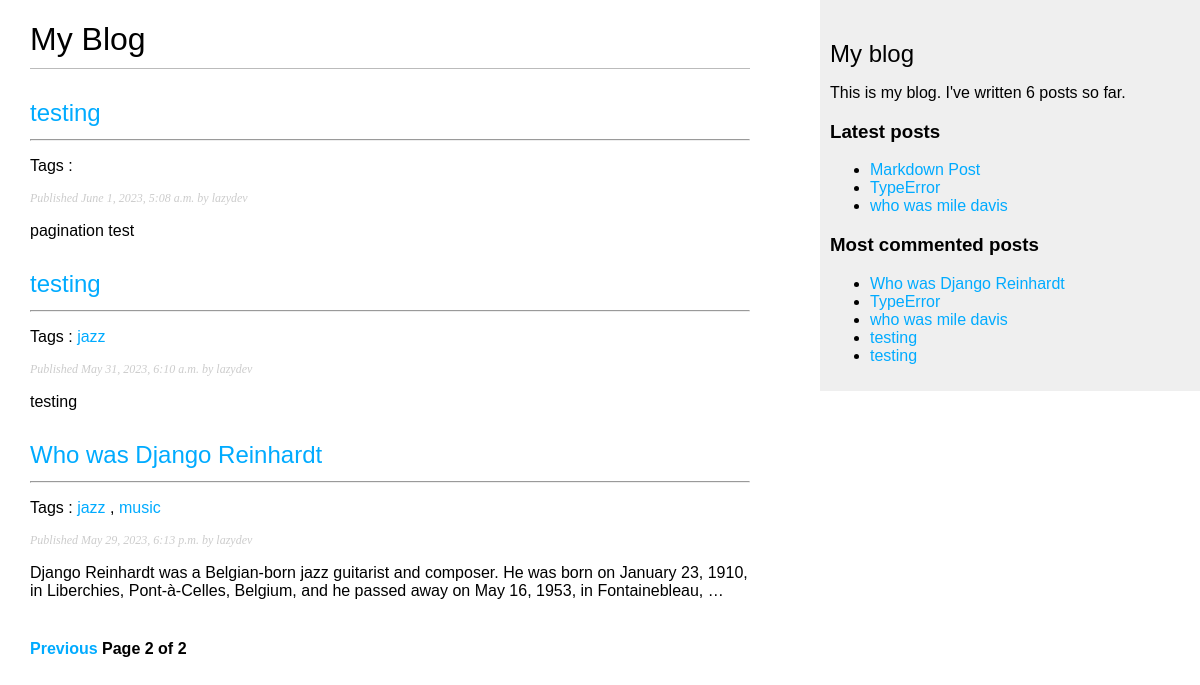
Screenshot of /blog/?page=2 with the database file from the repository.
### blog/models.py (models this page shows, shortened)
class Post(models.Model):
    class Status(models.TextChoices):
        DRAFT = 'DF', 'Draft'
        PUBLISHED = 'PB', 'Published'
    title = models.CharField(max_length=250)
    slug = models.SlugField(max_length=250, unique_for_date='publish')
    author = models.ForeignKey(User, on_delete=models.CASCADE, related_name='blog_posts')
    body = models.TextField()
    tags = TaggableManager()
    publish = models.DateTimeField(default=timezone.now)
    created = models.DateTimeField(auto_now_add=True)
    updated = models.DateTimeField(auto_now=True)
    status = models.CharField(max_length=2, choices=Status.choices, default=Status.DRAFT)
    objects = models.Manager()
    published = PublishedManager()
    class Meta:
        ordering = ['-publish']
        indexes = [
            models.Index(fields=['-publish']),
        ]
    def get_absolute_url(self):
        return reverse("blog:post_detail", args=[self.publish.year,
                                        self.publish.month,
                                        self.publish.day,
                                        self.slug])

### blog/views.py (the view)
# urls.py: path('', views.post_list, name='post_list'),
def post_list(request, tag_slug=None):
    post_list = Post.published.all()
    tag = None
    if tag_slug:
        tag = get_object_or_404(Tag, slug=tag_slug)
        post_list = post_list.filter(tags__in=[tag])
    paginator = Paginator(post_list, 3)
    page_number = request.GET.get('page', 1)
    try:
        posts = paginator.page(page_number)
    except PageNotAnInteger:
        posts = paginator.page(1)
    except EmptyPage:
        posts = paginator.page(paginator.num_pages)
    return render(request, 'blog/post/list.html',
                  {'posts': posts, 'tag':tag})

### blog/models.py (called while the page is built)
    def get_queryset(self):
        return super().get_queryset().filter(status=Post.Status.PUBLISHED)

### blog/templatetags/blog_tags.py (called while the page is built)
@register.simple_tag
def total_posts():
    return Post.published.count()

@register.inclusion_tag('blog/post/latest_posts.html')
def show_latest_posts(count=5):
    latest_posts = Post.published.order_by('-publish')[:count]
    return {'latest_posts': latest_posts}

@register.simple_tag
def get_most_commented_posts(count=5):
   return Post.published.annotate(total_comments=Count('comments')).order_by('-total_comments')[:count]

@register.filter(name='markdown')
def markdown_format(text):
   return mark_safe(markdown.markdown(text))

### blog/templates/blog/post/list.html (shortened to what this page needs)
{% extends "blog/base.html" %}
{% load blog_tags %}
{% block content %}
 <h1>My Blog</h1>
    {% for post in posts %}
 <h2>
 <a href="{{post.get_absolute_url}}">
    {{ post.title }}
 </a>
 <hr>
 </h2>
 <P class="tags">Tags :  {% for tag in post.tags.all %}
   <a href="{% url "blog:post_list_by_tag" tag.slug %}">
   {{ tag.name }}
   </a>
   {% if not forloop.last %}, {% endif %}
   {% endfor %}</P>
 <p class="date">
   Published {{ post.publish }} by {{ post.author }}
 </p>
 {{ post.body|markdown|truncatewords_html:30 }}
 {% endfor %}
 {% include 'pagination.html' with page=posts%}
{% endblock %}

### blog/templates/blog/base.html (shortened to what this page needs)
{% load blog_tags %}
{% load static %}
<!DOCTYPE html>
<html>
    <head>
        <link href="{% static "css/blog.css" %}" rel="stylesheet">
    </head>
    <body>
        <div id="content">
            {% block content %}
            {% endblock %}
        </div>
        <div id="sidebar">
            <h2>My blog</h2>
            <p>This is my blog.
            I've written {% total_posts %} posts so far.</p>
            <h3>Latest posts</h3>
            {% show_latest_posts 3 %}
            <h3>Most commented posts</h3>
            {% get_most_commented_posts as most_commented_posts %}
            <ul>
            {% for post in most_commented_posts %}
            <li>
            <a href="{{ post.get_absolute_url }}">{{ post.title }}</a>
            </li>
            {% endfor %}
        </div>
    </body>
</html>

### blog/templates/blog/post/latest_posts.html
<ul>
    {% for post in latest_posts %}
    <li>
    <a href="{{ post.get_absolute_url }}">{{ post.title }}</a>
    </li>
    {% endfor %}
</ul>

### blog/static/css/blog.css (style rules this page uses)
body { margin:0; padding:0; font-family:helvetica, sans-serif; }
a { color:#00abff; text-decoration:none; }
h1 { font-weight:normal; border-bottom:1px solid #bbb; padding:0 0 10px 0; }
h2 { font-weight:normal; margin:30px 0 0; }
#content { float:left; width:60%; padding:0 0 0 30px; }
#sidebar { float:right; width:30%; padding:10px; background:#efefef; height:100%; }
p.date { color:#ccc; font-family: georgia, serif; font-size: 12px; font-style: italic; }

### rows the page displays
Post: title "testing", publish "June 1, 2023, 5:08 a.m.", author "lazydev", body "pagination test"
Post: title "testing", publish "May 31, 2023, 6:10 a.m.", author "lazydev", body "testing"
Tag: name "jazz"
Post: title "Who was Django Reinhardt", publish "May 29, 2023, 6:13 p.m.", author "lazydev", body "Django Reinhardt was a Belgian-born jazz guitarist and composer. He was born on January 23, 1910, in Liberchies, Pont-à-Celles, Belgium, and he passed away on May 16, 1953, in Fontainebleau, …"
Tag: name "music"
Post: title "Markdown Post"
Post: title "TypeError"
Post: title "who was mile davis"

### other values shown
{{ page.number }} "2"
{{ page.paginator.num_pages }} "2"
